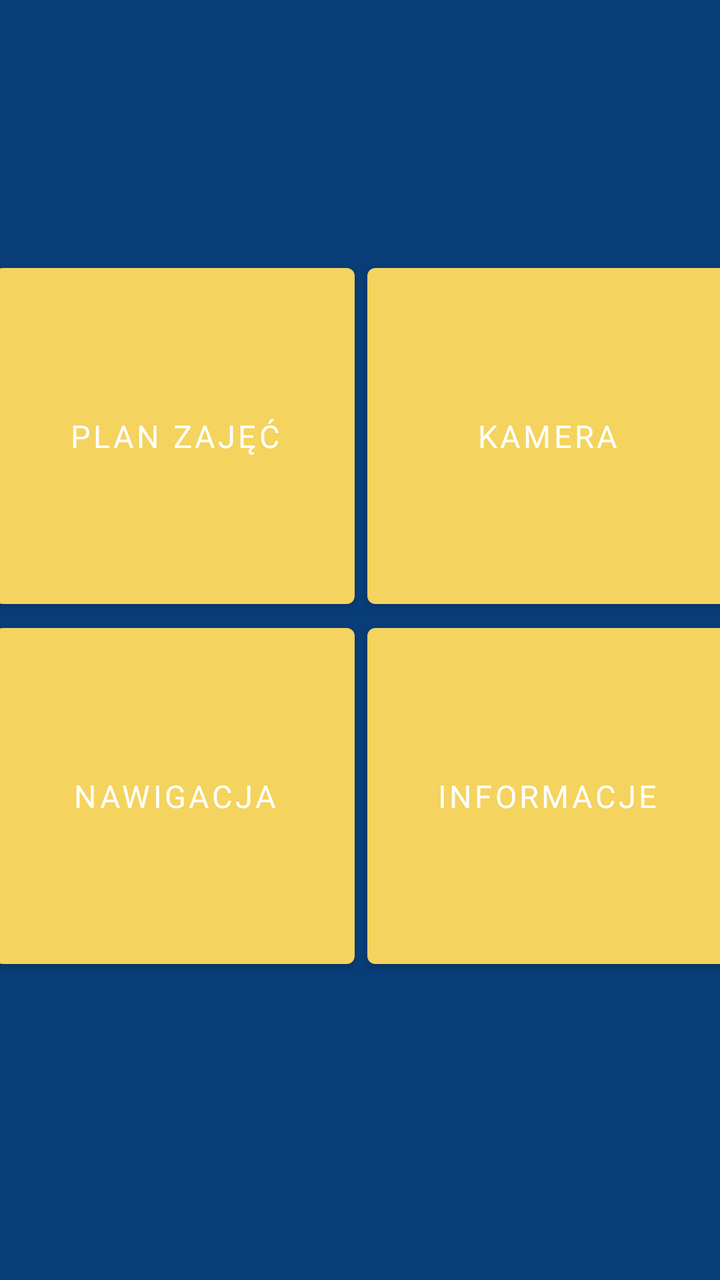
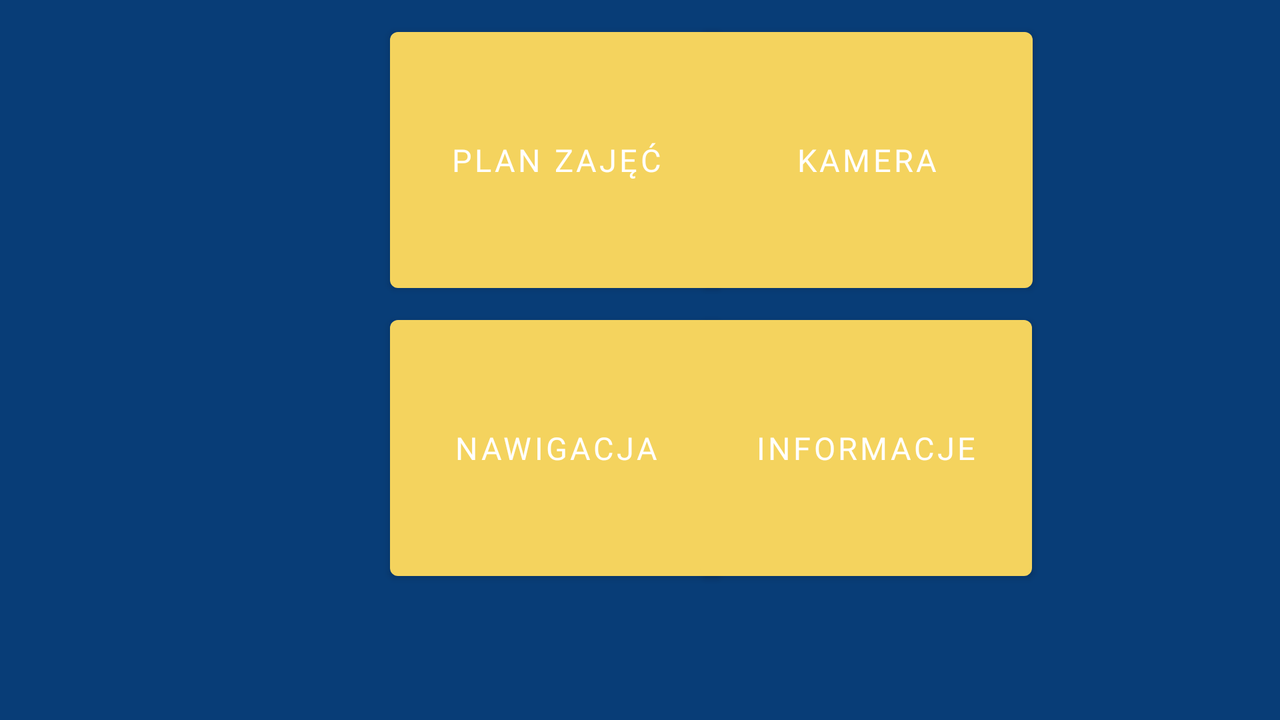

An Android layout and its configuration variant, each rendered on a device that would load it. The default file and the variant file are quoted in full after the pictures.
<!-- AndroidManifest.xml: application theme Theme.PWGuide -->
<!-- res/layout/activity_menu.xml -->
<?xml version="1.0" encoding="utf-8"?>
<androidx.constraintlayout.widget.ConstraintLayout xmlns:android="http://schemas.android.com/apk/res/android"
    xmlns:app="http://schemas.android.com/apk/res-auto"
    xmlns:tools="http://schemas.android.com/tools"
    android:layout_width="match_parent"
    android:layout_height="match_parent"
    android:background="@color/background"
    tools:context=".MenuActivity">

    <Button
        android:id="@+id/btn_table"
        android:layout_width="180dp"
        android:layout_height="180dp"
        android:layout_marginStart="2dp"
        android:layout_marginLeft="2dp"
        android:layout_marginTop="128dp"
        android:layout_marginEnd="5dp"
        android:layout_marginRight="5dp"
        android:fontFamily="@font/alfa_slab_one"
        android:text="@string/timetable"
        android:textColor="@color/button_text"
        android:textSize="15.5sp"
        app:backgroundTint="@color/button"
        app:layout_constraintDimensionRatio="H,1:1"
        app:layout_constraintEnd_toStartOf="@+id/guideline"
        app:layout_constraintHorizontal_bias="0.736"
        app:layout_constraintStart_toStartOf="parent"
        app:layout_constraintTop_toTopOf="parent" />

    <Button
        android:id="@+id/btn_camera"
        android:layout_width="180dp"
        android:layout_height="180dp"
        android:layout_marginStart="5dp"
        android:layout_marginLeft="5dp"
        android:layout_marginTop="128dp"
        android:layout_marginEnd="2dp"
        android:layout_marginRight="2dp"
        android:fontFamily="@font/alfa_slab_one"
        android:text="@string/kamera"
        android:textColor="@color/button_text"
        android:textSize="15.5sp"
        app:backgroundTint="@color/button"
        app:layout_constraintDimensionRatio="W,1:1"
        app:layout_constraintEnd_toEndOf="parent"
        app:layout_constraintHorizontal_bias="0.222"
        app:layout_constraintStart_toEndOf="@+id/guideline"
        app:layout_constraintTop_toTopOf="parent" />

    <Button
        android:id="@+id/btn_navig"
        android:layout_width="180dp"
        android:layout_height="180dp"
        android:layout_marginStart="2dp"
        android:layout_marginLeft="2dp"
        android:layout_marginEnd="5dp"
        android:layout_marginRight="5dp"
        android:fontFamily="@font/alfa_slab_one"
        android:text="@string/navigation"
        android:textColor="@color/button_text"
        android:textSize="15.5sp"

        app:backgroundTint="@color/button"
        app:layout_constraintDimensionRatio="W,1:1"
        app:layout_constraintEnd_toStartOf="@+id/guideline"
        app:layout_constraintHorizontal_bias="0.736"
        app:layout_constraintStart_toStartOf="parent"
        app:layout_constraintTop_toBottomOf="@+id/btn_table" />

    <Button
        android:id="@+id/btn_info"
        android:layout_width="180dp"
        android:layout_height="180dp"
        android:layout_marginStart="5dp"
        android:layout_marginLeft="5dp"
        android:layout_marginEnd="2dp"
        android:layout_marginRight="2dp"
        android:fontFamily="@font/alfa_slab_one"
        android:text="@string/info"
        android:textColor="@color/button_text"
        android:textSize="15.5sp"
        app:backgroundTint="@color/button"
        app:layout_constraintDimensionRatio="W,1:1"
        app:layout_constraintEnd_toEndOf="parent"
        app:layout_constraintHorizontal_bias="0.222"
        app:layout_constraintStart_toEndOf="@+id/guideline"
        app:layout_constraintTop_toBottomOf="@+id/btn_camera" />

    <androidx.constraintlayout.widget.Guideline
        android:id="@+id/guideline"
        android:layout_width="wrap_content"
        android:layout_height="wrap_content"
        android:orientation="vertical"
        app:layout_constraintGuide_percent="0.5" />


</androidx.constraintlayout.widget.ConstraintLayout>
<!-- resources referenced by this layout -->
<resources>
  <color name="background">#083D77</color>
  <color name="button">#F4D35E</color>
  <color name="button_text">#FFFFFFFF</color>
  <string name="info">Informacje</string>
  <string name="kamera">Kamera</string>
  <string name="navigation">Nawigacja</string>
  <string name="timetable">Plan zajęć</string>
  <style name="Theme.PWGuide" parent="Theme.MaterialComponents.DayNight.DarkActionBar">
          
          <item name="colorPrimary">#083D77</item>
          <item name="colorPrimaryVariant">#000000</item>
          <item name="colorOnPrimary">@color/white</item>
          
          <item name="colorSecondary">@color/teal_200</item>
          <item name="colorSecondaryVariant">@color/teal_700</item>
          <item name="colorOnSecondary">@color/black</item>
          
          <item name="android:statusBarColor" tools:targetApi="l">?attr/colorPrimaryVariant</item>
          
      </style>
  <color name="white">#FFFFFFFF</color>
  <color name="teal_200">#FF03DAC5</color>
  <color name="teal_700">#FF018786</color>
  <color name="black">#FF000000</color>
</resources>
<!-- res/layout-land/activity_menu.xml (the repository's variant of the layout above) -->
<!-- drawn on the phone turned sideways -->
<?xml version="1.0" encoding="utf-8"?>
<androidx.constraintlayout.widget.ConstraintLayout xmlns:android="http://schemas.android.com/apk/res/android"
    xmlns:app="http://schemas.android.com/apk/res-auto"
    xmlns:tools="http://schemas.android.com/tools"
    android:layout_width="match_parent"
    android:layout_height="match_parent"
    android:background="@color/background"
    tools:context=".MenuActivity">

    <Button
        android:id="@+id/btn_table"
        android:layout_width="166dp"
        android:layout_height="140dp"
        android:layout_marginStart="195dp"
        android:layout_marginLeft="195dp"
        android:layout_marginTop="10dp"
        android:fontFamily="@font/alfa_slab_one"
        android:text="@string/timetable"
        android:textColor="@color/button_text"
        android:textSize="15.5sp"
        app:backgroundTint="@color/button"
        app:layout_constraintStart_toStartOf="parent"
        app:layout_constraintTop_toTopOf="parent" />

    <Button
        android:id="@+id/btn_camera"
        android:layout_width="166dp"
        android:layout_height="140dp"
        android:layout_marginStart="6dp"
        android:layout_marginLeft="6dp"
        android:layout_marginTop="10dp"
        android:layout_marginEnd="189dp"
        android:layout_marginRight="189dp"
        android:fontFamily="@font/alfa_slab_one"
        android:text="@string/kamera"
        android:textColor="@color/button_text"
        android:textSize="15.5sp"
        app:backgroundTint="@color/button"
        app:layout_constraintEnd_toEndOf="parent"
        app:layout_constraintHorizontal_bias="0.206"
        app:layout_constraintStart_toEndOf="@+id/btn_table"
        app:layout_constraintTop_toTopOf="parent" />

    <Button
        android:id="@+id/btn_navig"
        android:layout_width="166dp"
        android:layout_height="140dp"
        android:layout_marginStart="195dp"
        android:layout_marginLeft="195dp"
        android:layout_marginTop="4dp"
        android:layout_marginBottom="22dp"
        android:fontFamily="@font/alfa_slab_one"
        android:text="Nawigacja"
        android:textColor="@color/button_text"
        android:textSize="15.5sp"
        app:backgroundTint="@color/button"
        app:layout_constraintBottom_toBottomOf="parent"
        app:layout_constraintStart_toStartOf="parent"
        app:layout_constraintTop_toBottomOf="@+id/btn_table"
        app:layout_constraintVertical_bias="0.0" />

    <Button
        android:id="@+id/btn_info"
        android:layout_width="166dp"
        android:layout_height="140dp"
        android:layout_marginStart="6dp"
        android:layout_marginLeft="6dp"
        android:layout_marginTop="4dp"
        android:layout_marginEnd="189dp"
        android:layout_marginRight="189dp"
        android:layout_marginBottom="22dp"
        android:fontFamily="@font/alfa_slab_one"
        android:text="Informacje"
        android:textColor="@color/button_text"
        android:textSize="15.5sp"
        app:backgroundTint="@color/button"
        app:layout_constraintBottom_toBottomOf="parent"
        app:layout_constraintEnd_toEndOf="parent"
        app:layout_constraintHorizontal_bias="0.209"
        app:layout_constraintStart_toEndOf="@+id/btn_navig"
        app:layout_constraintTop_toBottomOf="@+id/btn_camera"
        app:layout_constraintVertical_bias="0.0" />

</androidx.constraintlayout.widget.ConstraintLayout>
<!-- resources referenced by the variant -->
<!-- as the phone turned sideways resolves them -->
<resources>
  <color name="background">#083D77</color>
  <color name="button">#F4D35E</color>
  <color name="button_text">#FFFFFFFF</color>
  <string name="kamera">Kamera</string>
  <string name="timetable">Plan zajęć</string>
  <style name="Theme.PWGuide" parent="Theme.MaterialComponents.DayNight.DarkActionBar">
          
          <item name="colorPrimary">#083D77</item>
          <item name="colorPrimaryVariant">#000000</item>
          <item name="colorOnPrimary">@color/white</item>
          
          <item name="colorSecondary">@color/teal_200</item>
          <item name="colorSecondaryVariant">@color/teal_700</item>
          <item name="colorOnSecondary">@color/black</item>
          
          <item name="android:statusBarColor" tools:targetApi="l">?attr/colorPrimaryVariant</item>
          
      </style>
  <color name="white">#FFFFFFFF</color>
  <color name="teal_200">#FF03DAC5</color>
  <color name="teal_700">#FF018786</color>
  <color name="black">#FF000000</color>
</resources>
